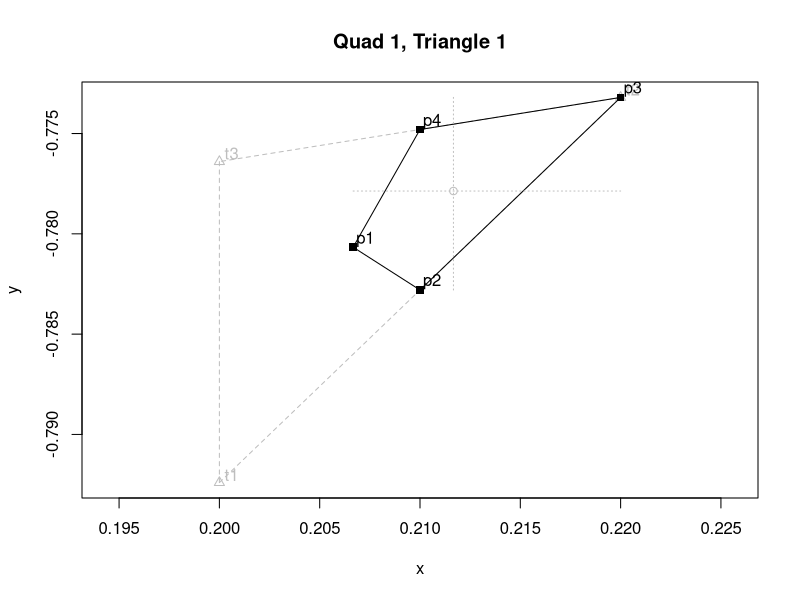
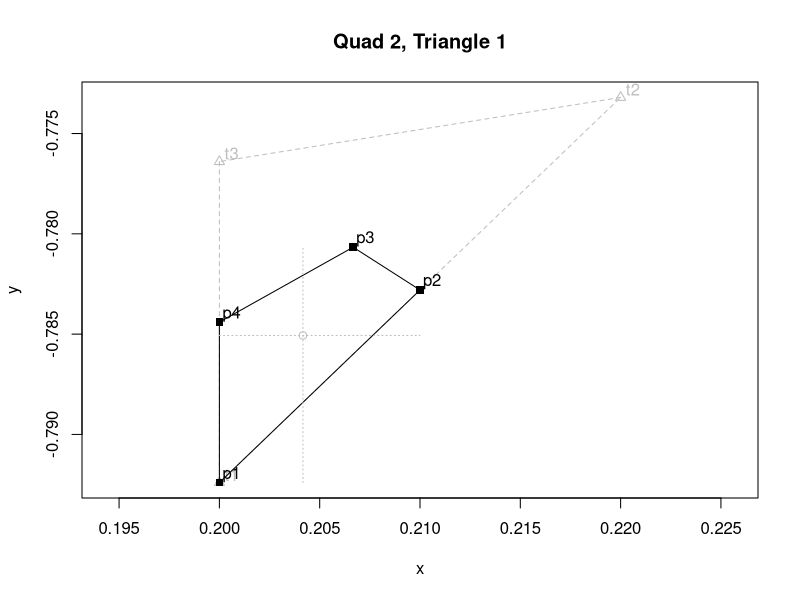
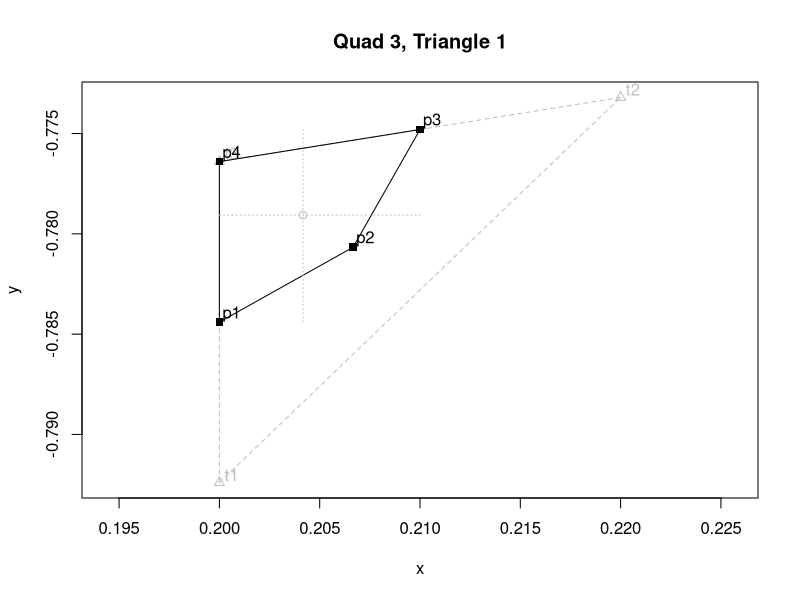
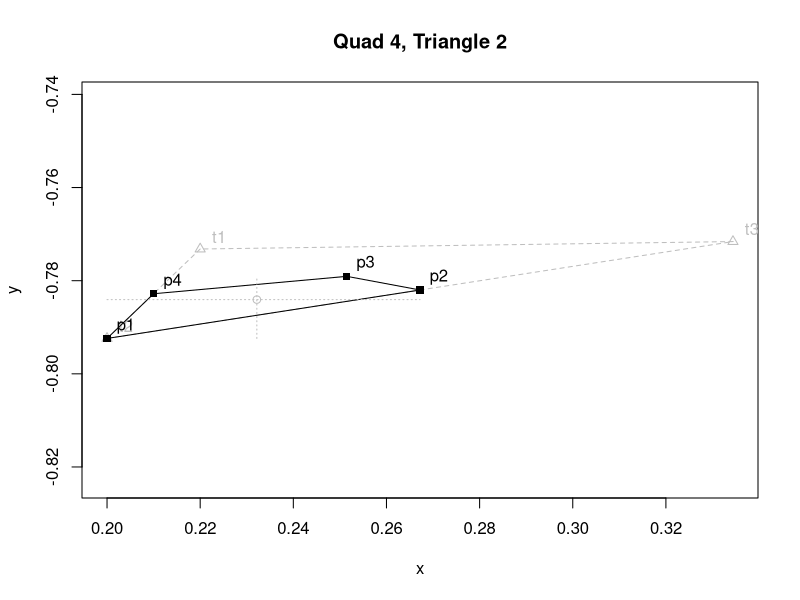
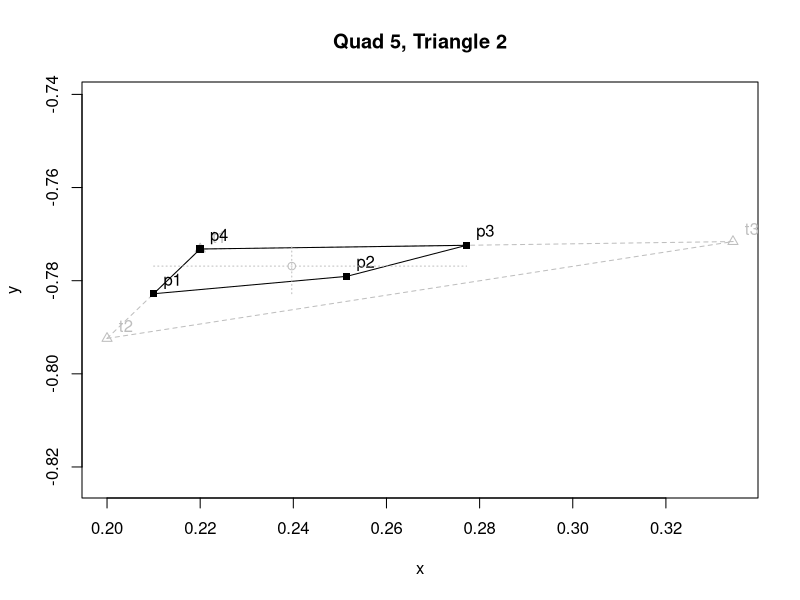
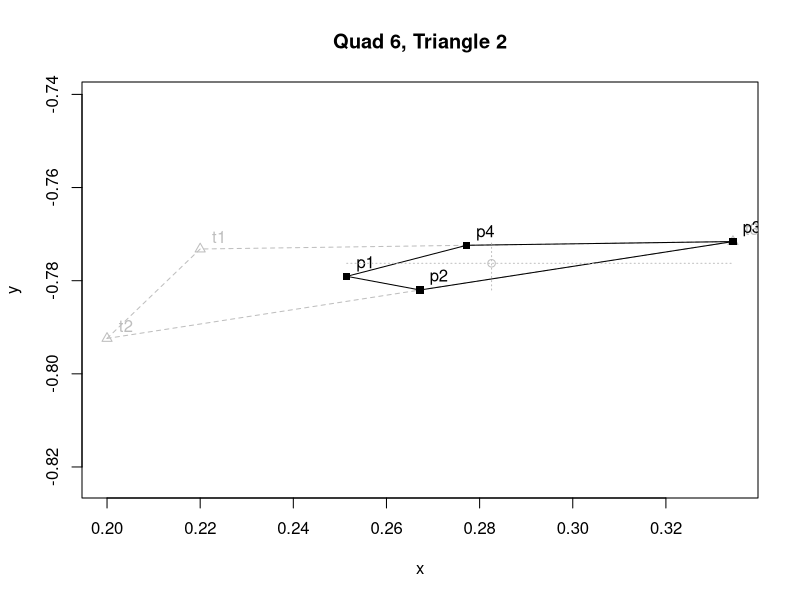
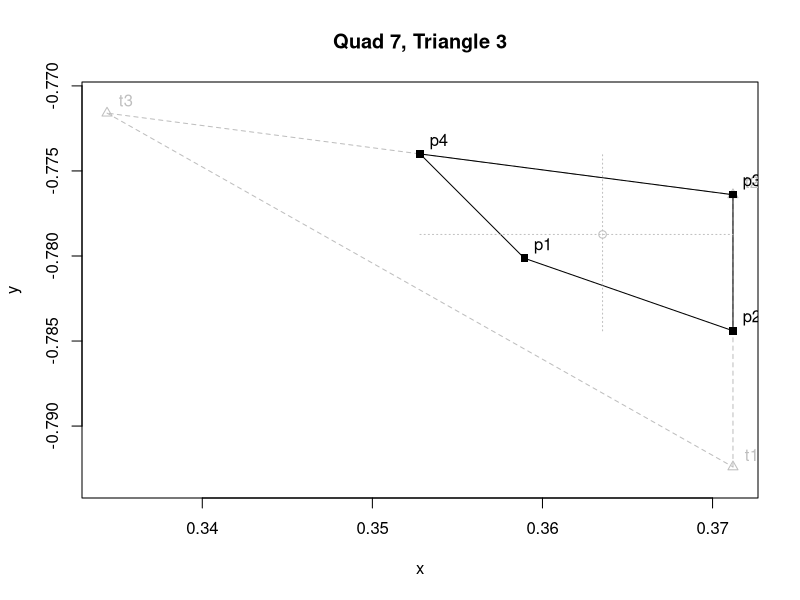
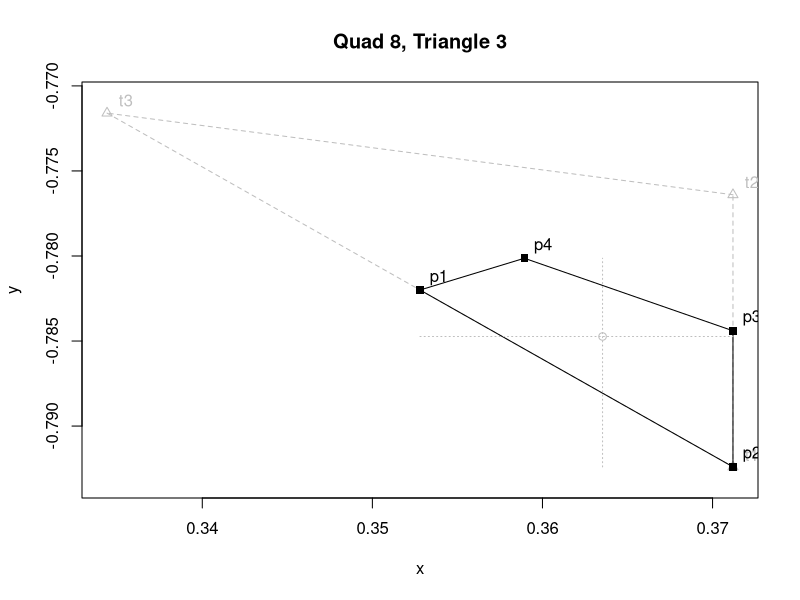

R code for these plots, in order:
centroid = function ( X, Y ) {
cx = (X[1] + X[2] + X[3] + X[4]) / 4
cy = (Y[1] + Y[2] + Y[3] + Y[4]) / 4
data.frame( cx, cy )
}

show = function ( X, Y, TX=NULL, TY=NULL, title="" ) {
TL = c( "t1", "t2", "t3" )  #labels for tri  pts
QL = c( "p1", "p2", "p3", "p4" )  #labels for quad pts
width = max( abs( X[1] - X[2] ),
abs( X[1] - X[3] ),
abs( X[1] - X[4] ),
abs( X[2] - X[3] ),
abs( X[2] - X[4] ),
abs( X[3] - X[4] ),
abs( Y[1] - Y[2] ),
abs( Y[1] - Y[3] ),
abs( Y[1] - Y[4] ),
abs( Y[2] - Y[3] ),
abs( Y[2] - Y[4] ),
abs( Y[3] - Y[4] ) )
plot( TX, TY, asp=1, main=title, col="gray", pch=2, xlab="x", ylab="y" )
width = max( width, 
abs( TX[1] - TX[2] ),
abs( TX[1] - TX[3] ),
abs( TX[2] - TX[3] ),
abs( TY[1] - TY[2] ),
abs( TY[1] - TY[3] ),
abs( TY[2] - TY[3] ) )
text( TX+0.03*width, TY+0.02*width, labels=TL, col="gray" )
segments( TX[1], TY[1], TX[2], TY[2], col="gray", lty=2 )
segments( TX[2], TY[2], TX[3], TY[3], col="gray", lty=2 )
segments( TX[3], TY[3], TX[1], TY[1], col="gray", lty=2 )
points( X, Y, pch=15 )
text( X+0.03*width, Y+0.02*width, labels=QL )
segments( X[1], Y[1], X[2], Y[2] )
segments( X[2], Y[2], X[3], Y[3] )
segments( X[3], Y[3], X[4], Y[4] )
segments( X[4], Y[4], X[1], Y[1] )

#calc centroid
c = centroid( X, Y )
#calc limits
minX = X[1]
maxX = X[1]
minY = Y[1]
maxY = Y[1]
for (i in c(2, 3, 4)) {
	if (X[i] < minX)    minX = X[i]
	if (X[i] > maxX)    maxX = X[i]
	if (Y[i] < minY)    minY = Y[i]
	if (Y[i] > maxY)    maxY = Y[i]
}
#draw coordinate system centered at centroid
points( c, col="gray" )
segments( minX, c$cy, maxX, c$cy, col="gray", lty=3 )
segments( c$cx, minY, c$cx, maxY, col="gray", lty=3 )
}

X = c(0.2066666666666667, 0.21000000000000002, 0.22, 0.21000000000000002)
Y = c(-0.7806666666666665, -0.7827999999999999, -0.7732, -0.7747999999999999)
TX = c(0.2, 0.22, 0.2)
TY = c(-0.7924, -0.7732, -0.7764)
show( X, Y, TX, TY, title="Quad 1, Triangle 1")

X = c(0.2, 0.21000000000000002, 0.2066666666666667, 0.2)
Y = c(-0.7924, -0.7827999999999999, -0.7806666666666665, -0.7844)
TX = c(0.2, 0.22, 0.2)
TY = c(-0.7924, -0.7732, -0.7764)
show( X, Y, TX, TY, title="Quad 2, Triangle 1")

X = c(0.2, 0.2066666666666667, 0.21000000000000002, 0.2)
Y = c(-0.7844, -0.7806666666666665, -0.7747999999999999, -0.7764)
TX = c(0.2, 0.22, 0.2)
TY = c(-0.7924, -0.7732, -0.7764)
show( X, Y, TX, TY, title="Quad 3, Triangle 1")

X = c(0.2, 0.2672, 0.25146666666666667, 0.21000000000000002)
Y = c(-0.7924, -0.782, -0.7790666666666666, -0.7827999999999999)
TX = c(0.22, 0.2, 0.3344)
TY = c(-0.7732, -0.7924, -0.7716)
show( X, Y, TX, TY, title="Quad 4, Triangle 2")

X = c(0.21000000000000002, 0.25146666666666667, 0.2772, 0.22)
Y = c(-0.7827999999999999, -0.7790666666666666, -0.7724, -0.7732)
TX = c(0.22, 0.2, 0.3344)
TY = c(-0.7732, -0.7924, -0.7716)
show( X, Y, TX, TY, title="Quad 5, Triangle 2")

X = c(0.25146666666666667, 0.2672, 0.3344, 0.2772)
Y = c(-0.7790666666666666, -0.782, -0.7716, -0.7724)
TX = c(0.22, 0.2, 0.3344)
TY = c(-0.7732, -0.7924, -0.7716)
show( X, Y, TX, TY, title="Quad 6, Triangle 2")

X = c(0.3589333333333333, 0.3712, 0.3712, 0.3528)
Y = c(-0.7801333333333332, -0.7844, -0.7764, -0.774)
TX = c(0.3712, 0.3712, 0.3344)
TY = c(-0.7924, -0.7764, -0.7716)
show( X, Y, TX, TY, title="Quad 7, Triangle 3")

X = c(0.3528, 0.3712, 0.3712, 0.3589333333333333)
Y = c(-0.782, -0.7924, -0.7844, -0.7801333333333332)
TX = c(0.3712, 0.3712, 0.3344)
TY = c(-0.7924, -0.7764, -0.7716)
show( X, Y, TX, TY, title="Quad 8, Triangle 3")

X = c(0.3528, 0.3589333333333333, 0.3528, 0.3344)
Y = c(-0.782, -0.7801333333333332, -0.774, -0.7716)
TX = c(0.3712, 0.3712, 0.3344)
TY = c(-0.7924, -0.7764, -0.7716)
show( X, Y, TX, TY, title="Quad 9, Triangle 3")

X = c(0.2909333333333333, 0.3264, 0.3184, 0.2692)
Y = c(-0.7686666666666667, -0.7664, -0.7612, -0.7672)
TX = c(0.3344, 0.3184, 0.22)
TY = c(-0.7716, -0.7612, -0.7732)
show( X, Y, TX, TY, title="Quad 10, Triangle 4")

X = c(0.2772, 0.3344, 0.3264, 0.2909333333333333)
Y = c(-0.7724, -0.7716, -0.7664, -0.7686666666666667)
TX = c(0.3344, 0.3184, 0.22)
TY = c(-0.7716, -0.7612, -0.7732)
show( X, Y, TX, TY, title="Quad 11, Triangle 4")

X = c(0.22, 0.2772, 0.2909333333333333, 0.2692)
Y = c(-0.7732, -0.7724, -0.7686666666666667, -0.7672)
TX = c(0.3344, 0.3184, 0.22)
TY = c(-0.7716, -0.7612, -0.7732)
show( X, Y, TX, TY, title="Quad 12, Triangle 4")

X = c(0.30186666666666667, 0.3528, 0.3344, 0.2672)
Y = c(-0.7854666666666666, -0.782, -0.7716, -0.782)
TX = c(0.3712, 0.3344, 0.2)
TY = c(-0.7924, -0.7716, -0.7924)
show( X, Y, TX, TY, title="Quad 13, Triangle 5")

X = c(0.28559999999999997, 0.3712, 0.3528, 0.30186666666666667)
Y = c(-0.7924, -0.7924, -0.782, -0.7854666666666666)
TX = c(0.3712, 0.3344, 0.2)
TY = c(-0.7924, -0.7716, -0.7924)
show( X, Y, TX, TY, title="Quad 14, Triangle 5")

X = c(0.2, 0.28559999999999997, 0.30186666666666667, 0.2672)
Y = c(-0.7924, -0.7924, -0.7854666666666666, -0.782)
TX = c(0.3712, 0.3344, 0.2)
TY = c(-0.7924, -0.7716, -0.7924)
show( X, Y, TX, TY, title="Quad 15, Triangle 5")

X = c(0.26133333333333336, 0.2692, 0.3184, 0.28200000000000003)
Y = c(-0.7636, -0.7672, -0.7612, -0.7587999999999999)
TX = c(0.22, 0.3184, 0.2456)
TY = c(-0.7732, -0.7612, -0.7564)
show( X, Y, TX, TY, title="Quad 16, Triangle 6")

X = c(0.22, 0.2692, 0.26133333333333336, 0.2328)
Y = c(-0.7732, -0.7672, -0.7636, -0.7647999999999999)
TX = c(0.22, 0.3184, 0.2456)
TY = c(-0.7732, -0.7612, -0.7564)
show( X, Y, TX, TY, title="Quad 17, Triangle 6")

X = c(0.2328, 0.26133333333333336, 0.28200000000000003, 0.2456)
Y = c(-0.7647999999999999, -0.7636, -0.7587999999999999, -0.7564)
TX = c(0.22, 0.3184, 0.2456)
TY = c(-0.7732, -0.7612, -0.7564)
show( X, Y, TX, TY, title="Quad 18, Triangle 6")

X = c(0.2788, 0.312, 0.2948, 0.2784)
Y = c(-0.748, -0.7396, -0.7208, -0.7326666666666667)
TX = c(0.2456, 0.312, 0.2776)
TY = c(-0.7564, -0.7396, -0.702)
show( X, Y, TX, TY, title="Quad 19, Triangle 7")

X = c(0.2456, 0.2788, 0.2784, 0.2616)
Y = c(-0.7564, -0.748, -0.7326666666666667, -0.7292)
TX = c(0.2456, 0.312, 0.2776)
TY = c(-0.7564, -0.7396, -0.702)
show( X, Y, TX, TY, title="Quad 20, Triangle 7")

X = c(0.2616, 0.2784, 0.2948, 0.2776)
Y = c(-0.7292, -0.7326666666666667, -0.7208, -0.702)
TX = c(0.2456, 0.312, 0.2776)
TY = c(-0.7564, -0.7396, -0.702)
show( X, Y, TX, TY, title="Quad 21, Triangle 7")

X = c(0.2456, 0.28200000000000003, 0.292, 0.2788)
Y = c(-0.7564, -0.7587999999999999, -0.7524000000000001, -0.748)
TX = c(0.312, 0.2456, 0.3184)
TY = c(-0.7396, -0.7564, -0.7612)
show( X, Y, TX, TY, title="Quad 22, Triangle 8")

X = c(0.292, 0.31520000000000004, 0.312, 0.2788)
Y = c(-0.7524000000000001, -0.7504, -0.7396, -0.748)
TX = c(0.312, 0.2456, 0.3184)
TY = c(-0.7396, -0.7564, -0.7612)
show( X, Y, TX, TY, title="Quad 23, Triangle 8")

X = c(0.28200000000000003, 0.3184, 0.31520000000000004, 0.292)
Y = c(-0.7587999999999999, -0.7612, -0.7504, -0.7524000000000001)
TX = c(0.312, 0.2456, 0.3184)
TY = c(-0.7396, -0.7564, -0.7612)
show( X, Y, TX, TY, title="Quad 24, Triangle 8")

X = c(0.2948, 0.312, 0.3156, 0.30293333333333333)
Y = c(-0.7208, -0.7396, -0.7232000000000001, -0.7161333333333334)
TX = c(0.2776, 0.312, 0.3192)
TY = c(-0.702, -0.7396, -0.7068)
show( X, Y, TX, TY, title="Quad 25, Triangle 9")

X = c(0.2948, 0.30293333333333333, 0.2984, 0.2776)
Y = c(-0.7208, -0.7161333333333334, -0.7043999999999999, -0.702)
TX = c(0.2776, 0.312, 0.3192)
TY = c(-0.702, -0.7396, -0.7068)
show( X, Y, TX, TY, title="Quad 26, Triangle 9")

X = c(0.30293333333333333, 0.3156, 0.3192, 0.2984)
Y = c(-0.7161333333333334, -0.7232000000000001, -0.7068, -0.7043999999999999)
TX = c(0.2776, 0.312, 0.3192)
TY = c(-0.702, -0.7396, -0.7068)
show( X, Y, TX, TY, title="Quad 27, Triangle 9")

X = c(0.2776, 0.326, 0.3802666666666667, 0.3832)
Y = c(-0.702, -0.6359999999999999, -0.4932, -0.4548)
TX = c(0.4888, 0.2776, 0.3744)
TY = c(-0.2076, -0.702, -0.57)
show( X, Y, TX, TY, title="Quad 28, Triangle 10")

X = c(0.3802666666666667, 0.4316, 0.4888, 0.3832)
Y = c(-0.4932, -0.3888, -0.2076, -0.4548)
TX = c(0.4888, 0.2776, 0.3744)
TY = c(-0.2076, -0.702, -0.57)
show( X, Y, TX, TY, title="Quad 29, Triangle 10")

X = c(0.326, 0.3744, 0.4316, 0.3802666666666667)
Y = c(-0.6359999999999999, -0.57, -0.3888, -0.4932)
TX = c(0.4888, 0.2776, 0.3744)
TY = c(-0.2076, -0.702, -0.57)
show( X, Y, TX, TY, title="Quad 30, Triangle 10")

X = c(0.326, 0.33760000000000007, 0.36760000000000004, 0.3744)
Y = c(-0.6359999999999999, -0.6254666666666666, -0.5871999999999999, -0.57)
TX = c(0.3608, 0.3744, 0.2776)
TY = c(-0.6044, -0.57, -0.702)
show( X, Y, TX, TY, title="Quad 31, Triangle 11")

X = c(0.31920000000000004, 0.3608, 0.36760000000000004, 0.33760000000000007)
Y = c(-0.6532, -0.6044, -0.5871999999999999, -0.6254666666666666)
TX = c(0.3608, 0.3744, 0.2776)
TY = c(-0.6044, -0.57, -0.702)
show( X, Y, TX, TY, title="Quad 32, Triangle 11")

X = c(0.2776, 0.31920000000000004, 0.33760000000000007, 0.326)
Y = c(-0.702, -0.6532, -0.6254666666666666, -0.6359999999999999)
TX = c(0.3608, 0.3744, 0.2776)
TY = c(-0.6044, -0.57, -0.702)
show( X, Y, TX, TY, title="Quad 33, Triangle 11")

X = c(0.3608, 0.47400000000000003, 0.4408, 0.36760000000000004)
Y = c(-0.6044, -0.6044, -0.5929333333333333, -0.5871999999999999)
TX = c(0.3744, 0.3608, 0.5872)
TY = c(-0.57, -0.6044, -0.6044)
show( X, Y, TX, TY, title="Quad 34, Triangle 12")

X = c(0.36760000000000004, 0.4408, 0.4808, 0.3744)
Y = c(-0.5871999999999999, -0.5929333333333333, -0.5871999999999999, -0.57)
TX = c(0.3744, 0.3608, 0.5872)
TY = c(-0.57, -0.6044, -0.6044)
show( X, Y, TX, TY, title="Quad 35, Triangle 12")

X = c(0.47400000000000003, 0.5872, 0.4808, 0.4408)
Y = c(-0.6044, -0.6044, -0.5871999999999999, -0.5929333333333333)
TX = c(0.3744, 0.3608, 0.5872)
TY = c(-0.57, -0.6044, -0.6044)
show( X, Y, TX, TY, title="Quad 36, Triangle 12")

X = c(0.2776, 0.2984, 0.3192, 0.31920000000000004)
Y = c(-0.702, -0.7043999999999999, -0.6710666666666666, -0.6532)
TX = c(0.3608, 0.2776, 0.3192)
TY = c(-0.6044, -0.702, -0.7068)
show( X, Y, TX, TY, title="Quad 37, Triangle 13")

X = c(0.3192, 0.33999999999999997, 0.3608, 0.31920000000000004)
Y = c(-0.6710666666666666, -0.6556, -0.6044, -0.6532)
TX = c(0.3608, 0.2776, 0.3192)
TY = c(-0.6044, -0.702, -0.7068)
show( X, Y, TX, TY, title="Quad 38, Triangle 13")

X = c(0.2984, 0.3192, 0.33999999999999997, 0.3192)
Y = c(-0.7043999999999999, -0.7068, -0.6556, -0.6710666666666666)
TX = c(0.3608, 0.2776, 0.3192)
TY = c(-0.6044, -0.702, -0.7068)
show( X, Y, TX, TY, title="Quad 39, Triangle 13")

X = c(0.3744, 0.42400000000000004, 0.4456, 0.4316)
Y = c(-0.57, -0.45039999999999997, -0.36946666666666667, -0.3888)
TX = c(0.4888, 0.3744, 0.4736)
TY = c(-0.2076, -0.57, -0.3308)
show( X, Y, TX, TY, title="Quad 40, Triangle 14")

X = c(0.4316, 0.4456, 0.4812, 0.4888)
Y = c(-0.3888, -0.36946666666666667, -0.2692, -0.2076)
TX = c(0.4888, 0.3744, 0.4736)
TY = c(-0.2076, -0.57, -0.3308)
show( X, Y, TX, TY, title="Quad 41, Triangle 14")

X = c(0.42400000000000004, 0.4736, 0.4812, 0.4456)
Y = c(-0.45039999999999997, -0.3308, -0.2692, -0.36946666666666667)
TX = c(0.4888, 0.3744, 0.4736)
TY = c(-0.2076, -0.57, -0.3308)
show( X, Y, TX, TY, title="Quad 42, Triangle 14")

X = c(0.5933333333333334, 0.6004, 0.6216, 0.6004)
Y = c(-0.7801333333333332, -0.782, -0.7716, -0.774)
TX = c(0.5792, 0.6216, 0.5792)
TY = c(-0.7924, -0.7716, -0.7764)
show( X, Y, TX, TY, title="Quad 43, Triangle 15")

X = c(0.5792, 0.6004, 0.5933333333333334, 0.5792)
Y = c(-0.7924, -0.782, -0.7801333333333332, -0.7844)
TX = c(0.5792, 0.6216, 0.5792)
TY = c(-0.7924, -0.7716, -0.7764)
show( X, Y, TX, TY, title="Quad 44, Triangle 15")

X = c(0.5792, 0.5933333333333334, 0.6004, 0.5792)
Y = c(-0.7844, -0.7801333333333332, -0.774, -0.7764)
TX = c(0.5792, 0.6216, 0.5792)
TY = c(-0.7924, -0.7716, -0.7764)
show( X, Y, TX, TY, title="Quad 45, Triangle 15")

X = c(0.5792, 0.6896, 0.6669333333333333, 0.6004)
Y = c(-0.7924, -0.7924, -0.7854666666666666, -0.782)
TX = c(0.6216, 0.5792, 0.8)
TY = c(-0.7716, -0.7924, -0.7924)
show( X, Y, TX, TY, title="Quad 46, Triangle 16")

X = c(0.6004, 0.6669333333333333, 0.7108000000000001, 0.6216)
Y = c(-0.782, -0.7854666666666666, -0.782, -0.7716)
TX = c(0.6216, 0.5792, 0.8)
TY = c(-0.7716, -0.7924, -0.7924)
show( X, Y, TX, TY, title="Quad 47, Triangle 16")

X = c(0.6896, 0.8, 0.7108000000000001, 0.6669333333333333)
Y = c(-0.7924, -0.7924, -0.782, -0.7854666666666666)
TX = c(0.6216, 0.5792, 0.8)
TY = c(-0.7716, -0.7924, -0.7924)
show( X, Y, TX, TY, title="Quad 48, Triangle 16")

X = c(0.7914666666666667, 0.8, 0.8, 0.7872)
Y = c(-0.7803999999999999, -0.7844, -0.7764, -0.7744)
TX = c(0.8, 0.8, 0.7744)
TY = c(-0.7924, -0.7764, -0.7724)
show( X, Y, TX, TY, title="Quad 49, Triangle 17")

X = c(0.7872, 0.8, 0.8, 0.7914666666666667)
Y = c(-0.7824, -0.7924, -0.7844, -0.7803999999999999)
TX = c(0.8, 0.8, 0.7744)
TY = c(-0.7924, -0.7764, -0.7724)
show( X, Y, TX, TY, title="Quad 50, Triangle 17")

X = c(0.7872, 0.7914666666666667, 0.7872, 0.7744)
Y = c(-0.7824, -0.7803999999999999, -0.7744, -0.7724)
TX = c(0.8, 0.8, 0.7744)
TY = c(-0.7924, -0.7764, -0.7724)
show( X, Y, TX, TY, title="Quad 51, Triangle 17")

X = c(0.6216, 0.698, 0.7173333333333334, 0.6888000000000001)
Y = c(-0.7716, -0.772, -0.7684000000000001, -0.7664)
TX = c(0.756, 0.6216, 0.7744)
TY = c(-0.7612, -0.7716, -0.7724)
show( X, Y, TX, TY, title="Quad 52, Triangle 18")

X = c(0.7173333333333334, 0.7652, 0.756, 0.6888000000000001)
Y = c(-0.7684000000000001, -0.7667999999999999, -0.7612, -0.7664)
TX = c(0.756, 0.6216, 0.7744)
TY = c(-0.7612, -0.7716, -0.7724)
show( X, Y, TX, TY, title="Quad 53, Triangle 18")

X = c(0.698, 0.7744, 0.7652, 0.7173333333333334)
Y = c(-0.772, -0.7724, -0.7667999999999999, -0.7684000000000001)
TX = c(0.756, 0.6216, 0.7744)
TY = c(-0.7612, -0.7716, -0.7724)
show( X, Y, TX, TY, title="Quad 54, Triangle 18")

X = c(0.6276, 0.6704, 0.6948000000000001, 0.6336)
Y = c(-0.7672, -0.7652, -0.762, -0.7628)
TX = c(0.756, 0.6336, 0.6216)
TY = c(-0.7612, -0.7628, -0.7716)
show( X, Y, TX, TY, title="Quad 55, Triangle 19")

X = c(0.6704, 0.6888000000000001, 0.756, 0.6948000000000001)
Y = c(-0.7652, -0.7664, -0.7612, -0.762)
TX = c(0.756, 0.6336, 0.6216)
TY = c(-0.7612, -0.7628, -0.7716)
show( X, Y, TX, TY, title="Quad 56, Triangle 19")

X = c(0.6216, 0.6888000000000001, 0.6704, 0.6276)
Y = c(-0.7716, -0.7664, -0.7652, -0.7672)
TX = c(0.756, 0.6336, 0.6216)
TY = c(-0.7612, -0.7628, -0.7716)
show( X, Y, TX, TY, title="Quad 57, Triangle 19")

X = c(0.7108000000000001, 0.7319999999999999, 0.698, 0.6216)
Y = c(-0.782, -0.7788, -0.772, -0.7716)
TX = c(0.7744, 0.6216, 0.8)
TY = c(-0.7724, -0.7716, -0.7924)
show( X, Y, TX, TY, title="Quad 58, Triangle 20")

X = c(0.7319999999999999, 0.7872, 0.7744, 0.698)
Y = c(-0.7788, -0.7824, -0.7724, -0.772)
TX = c(0.7744, 0.6216, 0.8)
TY = c(-0.7724, -0.7716, -0.7924)
show( X, Y, TX, TY, title="Quad 59, Triangle 20")

X = c(0.7108000000000001, 0.8, 0.7872, 0.7319999999999999)
Y = c(-0.782, -0.7924, -0.7824, -0.7788)
TX = c(0.7744, 0.6216, 0.8)
TY = c(-0.7724, -0.7716, -0.7924)
show( X, Y, TX, TY, title="Quad 60, Triangle 20")

X = c(0.5744, 0.6576, 0.6066666666666668, 0.5396000000000001)
Y = c(-0.57, -0.6548, -0.5057333333333333, -0.3888)
TX = c(0.5048, 0.5744, 0.7408)
TY = c(-0.2076, -0.57, -0.7396)
show( X, Y, TX, TY, title="Quad 61, Triangle 21")

X = c(0.6066666666666668, 0.6228, 0.5048, 0.5396000000000001)
Y = c(-0.5057333333333333, -0.4736, -0.2076, -0.3888)
TX = c(0.5048, 0.5744, 0.7408)
TY = c(-0.2076, -0.57, -0.7396)
show( X, Y, TX, TY, title="Quad 62, Triangle 21")

X = c(0.6576, 0.7408, 0.6228, 0.6066666666666668)
Y = c(-0.6548, -0.7396, -0.4736, -0.5057333333333333)
TX = c(0.5048, 0.5744, 0.7408)
TY = c(-0.2076, -0.57, -0.7396)
show( X, Y, TX, TY, title="Quad 63, Triangle 21")

X = c(0.4808, 0.5872, 0.5808, 0.512)
Y = c(-0.5871999999999999, -0.6044, -0.5871999999999999, -0.5814666666666666)
TX = c(0.3744, 0.5872, 0.5744)
TY = c(-0.57, -0.6044, -0.57)
show( X, Y, TX, TY, title="Quad 64, Triangle 22")

X = c(0.4808, 0.512, 0.47440000000000004, 0.3744)
Y = c(-0.5871999999999999, -0.5814666666666666, -0.57, -0.57)
TX = c(0.3744, 0.5872, 0.5744)
TY = c(-0.57, -0.6044, -0.57)
show( X, Y, TX, TY, title="Quad 65, Triangle 22")

X = c(0.512, 0.5808, 0.5744, 0.47440000000000004)
Y = c(-0.5814666666666666, -0.5871999999999999, -0.57, -0.57)
TX = c(0.3744, 0.5872, 0.5744)
TY = c(-0.57, -0.6044, -0.57)
show( X, Y, TX, TY, title="Quad 66, Triangle 22")

X = c(0.4736, 0.4892, 0.4890666666666667, 0.4812)
Y = c(-0.3308, -0.2692, -0.24866666666666667, -0.2692)
TX = c(0.4888, 0.4736, 0.5048)
TY = c(-0.2076, -0.3308, -0.2076)
show( X, Y, TX, TY, title="Quad 67, Triangle 23")

X = c(0.4812, 0.4890666666666667, 0.4968, 0.4888)
Y = c(-0.2692, -0.24866666666666667, -0.2076, -0.2076)
TX = c(0.4888, 0.4736, 0.5048)
TY = c(-0.2076, -0.3308, -0.2076)
show( X, Y, TX, TY, title="Quad 68, Triangle 23")

X = c(0.4890666666666667, 0.4892, 0.5048, 0.4968)
Y = c(-0.24866666666666667, -0.2692, -0.2076, -0.2076)
TX = c(0.4888, 0.4736, 0.5048)
TY = c(-0.2076, -0.3308, -0.2076)
show( X, Y, TX, TY, title="Quad 69, Triangle 23")

X = c(0.5872, 0.664, 0.6341333333333333, 0.5808)
Y = c(-0.6044, -0.672, -0.638, -0.5871999999999999)
TX = c(0.5744, 0.5872, 0.7408)
TY = c(-0.57, -0.6044, -0.7396)
show( X, Y, TX, TY, title="Quad 70, Triangle 24")

X = c(0.6341333333333333, 0.6576, 0.5744, 0.5808)
Y = c(-0.638, -0.6548, -0.57, -0.5871999999999999)
TX = c(0.5744, 0.5872, 0.7408)
TY = c(-0.57, -0.6044, -0.7396)
show( X, Y, TX, TY, title="Quad 71, Triangle 24")

X = c(0.664, 0.7408, 0.6576, 0.6341333333333333)
Y = c(-0.672, -0.7396, -0.6548, -0.638)
TX = c(0.5744, 0.5872, 0.7408)
TY = c(-0.57, -0.6044, -0.7396)
show( X, Y, TX, TY, title="Quad 72, Triangle 24")

X = c(0.524, 0.5744, 0.5396000000000001, 0.5176)
Y = c(-0.45039999999999997, -0.57, -0.3888, -0.36946666666666667)
TX = c(0.4736, 0.5744, 0.5048)
TY = c(-0.3308, -0.57, -0.2076)
show( X, Y, TX, TY, title="Quad 73, Triangle 25")

X = c(0.4736, 0.524, 0.5176, 0.4892)
Y = c(-0.3308, -0.45039999999999997, -0.36946666666666667, -0.2692)
TX = c(0.4736, 0.5744, 0.5048)
TY = c(-0.3308, -0.57, -0.2076)
show( X, Y, TX, TY, title="Quad 74, Triangle 25")

X = c(0.5176, 0.5396000000000001, 0.5048, 0.4892)
Y = c(-0.36946666666666667, -0.3888, -0.2076, -0.2692)
TX = c(0.4736, 0.5744, 0.5048)
TY = c(-0.3308, -0.57, -0.2076)
show( X, Y, TX, TY, title="Quad 75, Triangle 25")

X = c(0.6712000000000001, 0.6872, 0.7408, 0.69)
Y = c(-0.7489333333333335, -0.7512000000000001, -0.7396, -0.742)
TX = c(0.6336, 0.7408, 0.6392)
TY = c(-0.7628, -0.7396, -0.7444)
show( X, Y, TX, TY, title="Quad 76, Triangle 26")

X = c(0.6336, 0.6872, 0.6712000000000001, 0.6364000000000001)
Y = c(-0.7628, -0.7512000000000001, -0.7489333333333335, -0.7536)
TX = c(0.6336, 0.7408, 0.6392)
TY = c(-0.7628, -0.7396, -0.7444)
show( X, Y, TX, TY, title="Quad 77, Triangle 26")

X = c(0.6364000000000001, 0.6712000000000001, 0.69, 0.6392)
Y = c(-0.7536, -0.7489333333333335, -0.742, -0.7444)
TX = c(0.6336, 0.7408, 0.6392)
TY = c(-0.7628, -0.7396, -0.7444)
show( X, Y, TX, TY, title="Quad 78, Triangle 26")

X = c(0.6336, 0.6948000000000001, 0.7101333333333333, 0.6872)
Y = c(-0.7628, -0.762, -0.7545333333333334, -0.7512000000000001)
TX = c(0.7408, 0.6336, 0.756)
TY = c(-0.7396, -0.7628, -0.7612)
show( X, Y, TX, TY, title="Quad 79, Triangle 27")

X = c(0.7101333333333333, 0.7484, 0.7408, 0.6872)
Y = c(-0.7545333333333334, -0.7504, -0.7396, -0.7512000000000001)
TX = c(0.7408, 0.6336, 0.756)
TY = c(-0.7396, -0.7628, -0.7612)
show( X, Y, TX, TY, title="Quad 80, Triangle 27")

X = c(0.6948000000000001, 0.756, 0.7484, 0.7101333333333333)
Y = c(-0.762, -0.7612, -0.7504, -0.7545333333333334)
TX = c(0.7408, 0.6336, 0.756)
TY = c(-0.7396, -0.7628, -0.7612)
show( X, Y, TX, TY, title="Quad 81, Triangle 27")

X = c(0.6808000000000001, 0.7408, 0.664, 0.6496000000000001)
Y = c(-0.712, -0.7396, -0.672, -0.6761333333333334)
TX = c(0.6208, 0.7408, 0.5872)
TY = c(-0.6844, -0.7396, -0.6044)
show( X, Y, TX, TY, title="Quad 82, Triangle 28")

X = c(0.6208, 0.6808000000000001, 0.6496000000000001, 0.6040000000000001)
Y = c(-0.6844, -0.712, -0.6761333333333334, -0.6444000000000001)
TX = c(0.6208, 0.7408, 0.5872)
TY = c(-0.6844, -0.7396, -0.6044)
show( X, Y, TX, TY, title="Quad 83, Triangle 28")

X = c(0.6496000000000001, 0.664, 0.5872, 0.6040000000000001)
Y = c(-0.6761333333333334, -0.672, -0.6044, -0.6444000000000001)
TX = c(0.6208, 0.7408, 0.5872)
TY = c(-0.6844, -0.7396, -0.6044)
show( X, Y, TX, TY, title="Quad 84, Triangle 28")

X = c(0.63, 0.6669333333333333, 0.6808000000000001, 0.6208)
Y = c(-0.7143999999999999, -0.7228, -0.712, -0.6844)
TX = c(0.7408, 0.6208, 0.6392)
TY = c(-0.7396, -0.6844, -0.7444)
show( X, Y, TX, TY, title="Quad 85, Triangle 29")

X = c(0.69, 0.7408, 0.6808000000000001, 0.6669333333333333)
Y = c(-0.742, -0.7396, -0.712, -0.7228)
TX = c(0.7408, 0.6208, 0.6392)
TY = c(-0.7396, -0.6844, -0.7444)
show( X, Y, TX, TY, title="Quad 86, Triangle 29")

X = c(0.6392, 0.69, 0.6669333333333333, 0.63)
Y = c(-0.7444, -0.742, -0.7228, -0.7143999999999999)
TX = c(0.7408, 0.6208, 0.6392)
TY = c(-0.7396, -0.6844, -0.7444)
show( X, Y, TX, TY, title="Quad 87, Triangle 29")


